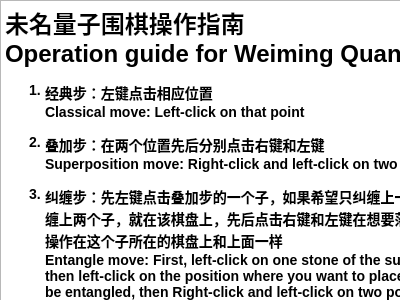
<?xml version="1.0" encoding="UTF-8"?>
<ui version="4.0">
 <class>HelpForm</class>
 <widget class="QWidget" name="HelpForm">
  <property name="geometry">
   <rect>
    <x>0</x>
    <y>0</y>
    <width>400</width>
    <height>300</height>
   </rect>
  </property>
  <property name="windowTitle">
   <string>Form</string>
  </property>
  <widget class="QTextBrowser" name="textBrowser">
   <property name="geometry">
    <rect>
     <x>0</x>
     <y>0</y>
     <width>800</width>
     <height>800</height>
    </rect>
   </property>
   <property name="html">
    <string>&lt;!DOCTYPE HTML PUBLIC &quot;-//W3C//DTD HTML 4.0//EN&quot; &quot;http://www.w3.org/TR/REC-html40/strict.dtd&quot;&gt;
&lt;html&gt;&lt;head&gt;&lt;meta name=&quot;qrichtext&quot; content=&quot;1&quot; /&gt;&lt;style type=&quot;text/css&quot;&gt;
p, li { white-space: pre-wrap; }
&lt;/style&gt;&lt;/head&gt;&lt;body style=&quot; font-family:'SimSun'; font-size:9pt; font-weight:400; font-style:normal;&quot;&gt;
&lt;p style=&quot; margin-top:18px; margin-bottom:12px; margin-left:0px; margin-right:0px; -qt-block-indent:0; text-indent:0px;&quot;&gt;&lt;span style=&quot; font-size:xx-large; font-weight:600;&quot;&gt;未名量子围棋操作指南 &lt;br /&gt;Operation guide for Weiming Quantum Go &lt;/span&gt;&lt;/p&gt;
&lt;ol style=&quot;margin-top: 0px; margin-bottom: 0px; margin-left: 0px; margin-right: 0px; -qt-list-indent: 1;&quot;&gt;&lt;li style=&quot; font-size:large; font-weight:600;&quot; style=&quot; margin-top:14px; margin-bottom:12px; margin-left:0px; margin-right:0px; -qt-block-indent:0; text-indent:0px;&quot;&gt;&lt;span style=&quot; font-size:large;&quot;&gt;经典步：左键点击相应位置 &lt;br /&gt;Classical move: Left-click on that point &lt;/span&gt;&lt;/li&gt;
&lt;li style=&quot; font-size:large; font-weight:600;&quot; style=&quot; margin-top:14px; margin-bottom:12px; margin-left:0px; margin-right:0px; -qt-block-indent:0; text-indent:0px;&quot;&gt;&lt;span style=&quot; font-size:large;&quot;&gt;叠加步：在两个位置先后分别点击右键和左键 &lt;br /&gt;Superposition move: Right-click and left-click on two points, respectively &lt;/span&gt;&lt;/li&gt;
&lt;li style=&quot; font-size:large; font-weight:600;&quot; style=&quot; margin-top:14px; margin-bottom:12px; margin-left:0px; margin-right:0px; -qt-block-indent:0; text-indent:0px;&quot;&gt;&lt;span style=&quot; font-size:large;&quot;&gt;纠缠步：先左键点击叠加步的一个子，如果希望只纠缠上一个子，就在该棋盘上，左键点击想要落子的位置，如果希望纠缠上两个子，就在该棋盘上，先后点击右键和左键在想要落子的位置。对于叠加步的另一个子，不需要点击这个子，其它操作在这个子所在的棋盘上和上面一样 &lt;br /&gt;Entangle move: First, left-click on one stone of the superposition move. If you want one stone to be entangled, then left-click on the position where you want to place the stone on that board. If you want to want two stones to be entangled, then Right-click and left-click on two points at the position where you want to place the stones, respectively. For the other stone of the superposition move, you don’t need to click this stone. Other operations are the same as above on the board where this stone is located. &lt;/span&gt;&lt;/li&gt;
&lt;li style=&quot; font-size:large; font-weight:600;&quot; style=&quot; margin-top:14px; margin-bottom:12px; margin-left:0px; margin-right:0px; -qt-block-indent:0; text-indent:0px;&quot;&gt;&lt;span style=&quot; font-size:large;&quot;&gt;分治步：先在左上角Settings左键点击gamewise on，之后每个棋盘上，如果希望只落一个子，就在该棋盘上，左键点击想要落子的位置，如果希望落两个子，就在该棋盘上，先后点击右键和左键在想要落子的位置。 &lt;br /&gt;Gamewise move: Left-click “gamewise on” in “Settings&amp;quot;, then on each borad, if you want to place only one stone, then left-click on the position where you want to place the stone on that board. If you want to place two stones, then Right-click and left-click on two points at the position where you want to place the stones, respectively. &lt;/span&gt;&lt;/li&gt;&lt;/ol&gt;&lt;/body&gt;&lt;/html&gt;</string>
   </property>
  </widget>
 </widget>
 <resources/>
 <connections/>
</ui>
